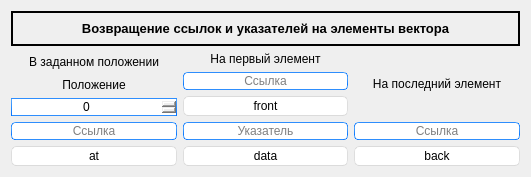
   <widget class="QWidget" name="">
    <property name="geometry">
     <rect>
      <x>630</x>
      <y>670</y>
      <width>531</width>
      <height>177</height>
     </rect>
    </property>
    <layout class="QVBoxLayout" name="verticalLayout_51">
     <item>
      <widget class="QLabel" name="label_20">
       <property name="font">
        <font>
         <pointsize>10</pointsize>
         <weight>75</weight>
         <bold>true</bold>
        </font>
       </property>
       <property name="styleSheet">
        <string notr="true">QLabel {
	color: #000000;
}</string>
       </property>
       <property name="frameShape">
        <enum>QFrame::Box</enum>
       </property>
       <property name="lineWidth">
        <number>2</number>
       </property>
       <property name="text">
        <string>Возвращение ссылок и указателей на элементы вектора</string>
       </property>
       <property name="alignment">
        <set>Qt::AlignCenter</set>
       </property>
      </widget>
     </item>
     <item>
      <layout class="QHBoxLayout" name="horizontalLayout_6">
       <item>
        <layout class="QVBoxLayout" name="verticalLayout_49">
         <item>
          <widget class="QLabel" name="label_23">
           <property name="styleSheet">
            <string notr="true">QLabel {
	color: #000000;
}</string>
           </property>
           <property name="text">
            <string>В заданном положении</string>
           </property>
           <property name="alignment">
            <set>Qt::AlignCenter</set>
           </property>
          </widget>
         </item>
         <item>
          <layout class="QVBoxLayout" name="verticalLayout_31">
           <item>
            <layout class="QVBoxLayout" name="verticalLayout_30">
             <item>
              <widget class="QLabel" name="label_24">
               <property name="styleSheet">
                <string notr="true">QLabel {
	color: #000000;
}</string>
               </property>
               <property name="text">
                <string>Положение</string>
               </property>
               <property name="alignment">
                <set>Qt::AlignCenter</set>
               </property>
              </widget>
             </item>
             <item>
              <widget class="QSpinBox" name="atSpin">
               <property name="styleSheet">
                <string notr="true">QSpinBox {
	border-style: solid;
	border-width: 1px;
	border-color: qlineargradient(spread:pad, x1:0.5, y1:1, x2:0.5, y2:0, stop:0 rgba(0, 113, 255, 255), stop:1 rgba(91, 171, 252, 255));
}</string>
               </property>
               <property name="alignment">
                <set>Qt::AlignCenter</set>
               </property>
              </widget>
             </item>
            </layout>
           </item>
           <item>
            <widget class="QLineEdit" name="atLine">
             <property name="styleSheet">
              <string notr="true">QLineEdit {
	border-width: 1px; border-radius: 4px;
	border-style: solid;
	border-color: qlineargradient(spread:pad, x1:0.5, y1:1, x2:0.5, y2:0, stop:0 rgba(0, 113, 255, 255), stop:1 rgba(91, 171, 252, 255));
}</string>
             </property>
             <property name="alignment">
              <set>Qt::AlignCenter</set>
             </property>
             <property name="readOnly">
              <bool>true</bool>
             </property>
             <property name="placeholderText">
              <string>Ссылка</string>
             </property>
            </widget>
           </item>
           <item>
            <widget class="QPushButton" name="at">
             <property name="styleSheet">
              <string notr="true">QPushButton{
	border-style: solid;
	border-top-color: qlineargradient(spread:pad, x1:0.5, y1:1, x2:0.5, y2:0, stop:0 rgb(215, 215, 215), stop:1 rgb(222, 222, 222));
	border-right-color: qlineargradient(spread:pad, x1:0, y1:0.5, x2:1, y2:0.5, stop:0 rgb(217, 217, 217), stop:1 rgb(227, 227, 227));
	border-left-color: qlineargradient(spread:pad, x1:0, y1:0.5, x2:1, y2:0.5, stop:0 rgb(227, 227, 227), stop:1 rgb(217, 217, 217));
	border-bottom-color: qlineargradient(spread:pad, x1:0.5, y1:1, x2:0.5, y2:0, stop:0 rgb(215, 215, 215), stop:1 rgb(222, 222, 222));
	border-width: 1px;
	border-radius: 5px;
	color: rgb(0,0,0);
	padding: 2px;
	background-color: rgb(255,255,255);
}
QPushButton::default{
	border-style: solid;
	border-top-color: qlineargradient(spread:pad, x1:0.5, y1:1, x2:0.5, y2:0, stop:0 rgb(215, 215, 215), stop:1 rgb(222, 222, 222));
	border-right-color: qlineargradient(spread:pad, x1:0, y1:0.5, x2:1, y2:0.5, stop:0 rgb(217, 217, 217), stop:1 rgb(227, 227, 227));
	border-left-color: qlineargradient(spread:pad, x1:0, y1:0.5, x2:1, y2:0.5, stop:0 rgb(227, 227, 227), stop:1 rgb(217, 217, 217));
	border-bottom-color: qlineargradient(spread:pad, x1:0.5, y1:1, x2:0.5, y2:0, stop:0 rgb(215, 215, 215), stop:1 rgb(222, 222, 222));
	border-width: 1px;
	border-radius: 5px;
	color: rgb(0,0,0);
	padding: 2px;
	background-color: rgb(255,255,255);
}
QPushButton:hover{
	border-style: solid;
	border-top-color: qlineargradient(spread:pad, x1:0.5, y1:1, x2:0.5, y2:0, stop:0 rgb(195, 195, 195), stop:1 rgb(222, 222, 222));
	border-right-color: qlineargradient(spread:pad, x1:0, y1:0.5, x2:1, y2:0.5, stop:0 rgb(197, 197, 197), stop:1 rgb(227, 227, 227));
	border-left-color: qlineargradient(spread:pad, x1:0, y1:0.5, x2:1, y2:0.5, stop:0 rgb(227, 227, 227), stop:1 rgb(197, 197, 197));
	border-bottom-color: qlineargradient(spread:pad, x1:0.5, y1:1, x2:0.5, y2:0, stop:0 rgb(195, 195, 195), stop:1 rgb(222, 222, 222));
	border-width: 1px;
	border-radius: 5px;
	color: rgb(0,0,0);
	padding: 2px;
	background-color: rgb(255,255,255);
}
QPushButton:pressed{
	border-style: solid;
	border-top-color: qlineargradient(spread:pad, x1:0.5, y1:1, x2:0.5, y2:0, stop:0 rgb(215, 215, 215), stop:1 rgb(222, 222, 222));
	border-right-color: qlineargradient(spread:pad, x1:0, y1:0.5, x2:1, y2:0.5, stop:0 rgb(217, 217, 217), stop:1 rgb(227, 227, 227));
	border-left-color: qlineargradient(spread:pad, x1:0, y1:0.5, x2:1, y2:0.5, stop:0 rgb(227, 227, 227), stop:1 rgb(217, 217, 217));
	border-bottom-color: qlineargradient(spread:pad, x1:0.5, y1:1, x2:0.5, y2:0, stop:0 rgb(215, 215, 215), stop:1 rgb(222, 222, 222));
	border-width: 1px;
	border-radius: 5px;
	color: rgb(0,0,0);
	padding: 2px;
	background-color: rgb(142,142,142);
}
QPushButton:disabled{
	border-style: solid;
	border-top-color: qlineargradient(spread:pad, x1:0.5, y1:1, x2:0.5, y2:0, stop:0 rgb(215, 215, 215), stop:1 rgb(222, 222, 222));
	border-right-color: qlineargradient(spread:pad, x1:0, y1:0.5, x2:1, y2:0.5, stop:0 rgb(217, 217, 217), stop:1 rgb(227, 227, 227));
	border-left-color: qlineargradient(spread:pad, x1:0, y1:0.5, x2:1, y2:0.5, stop:0 rgb(227, 227, 227), stop:1 rgb(217, 217, 217));
	border-bottom-color: qlineargradient(spread:pad, x1:0.5, y1:1, x2:0.5, y2:0, stop:0 rgb(215, 215, 215), stop:1 rgb(222, 222, 222));
	border-width: 1px;
	border-radius: 5px;
	color: #808086;
	padding: 2px;
	background-color: rgb(142,142,142);
}</string>
             </property>
             <property name="text">
              <string>at</string>
             </property>
            </widget>
           </item>
          </layout>
         </item>
        </layout>
       </item>
       <item>
        <layout class="QVBoxLayout" name="verticalLayout_50">
         <item>
          <layout class="QVBoxLayout" name="verticalLayout_47">
           <item>
            <widget class="QLabel" name="label_21">
             <property name="styleSheet">
              <string notr="true">QLabel {
	color: #000000;
}</string>
             </property>
             <property name="text">
              <string>На первый элемент</string>
             </property>
             <property name="alignment">
              <set>Qt::AlignCenter</set>
             </property>
            </widget>
           </item>
           <item>
            <layout class="QVBoxLayout" name="verticalLayout_10">
             <item>
              <widget class="QLineEdit" name="frontLine">
               <property name="styleSheet">
                <string notr="true">QLineEdit {
	border-width: 1px; border-radius: 4px;
	border-style: solid;
	border-color: qlineargradient(spread:pad, x1:0.5, y1:1, x2:0.5, y2:0, stop:0 rgba(0, 113, 255, 255), stop:1 rgba(91, 171, 252, 255));
}</string>
               </property>
               <property name="text">
                <string/>
               </property>
               <property name="alignment">
                <set>Qt::AlignCenter</set>
               </property>
               <property name="readOnly">
                <bool>true</bool>
               </property>
               <property name="placeholderText">
                <string>Ссылка</string>
               </property>
              </widget>
             </item>
             <item>
              <widget class="QPushButton" name="front">
               <property name="styleSheet">
                <string notr="true">QPushButton{
	border-style: solid;
	border-top-color: qlineargradient(spread:pad, x1:0.5, y1:1, x2:0.5, y2:0, stop:0 rgb(215, 215, 215), stop:1 rgb(222, 222, 222));
	border-right-color: qlineargradient(spread:pad, x1:0, y1:0.5, x2:1, y2:0.5, stop:0 rgb(217, 217, 217), stop:1 rgb(227, 227, 227));
	border-left-color: qlineargradient(spread:pad, x1:0, y1:0.5, x2:1, y2:0.5, stop:0 rgb(227, 227, 227), stop:1 rgb(217, 217, 217));
	border-bottom-color: qlineargradient(spread:pad, x1:0.5, y1:1, x2:0.5, y2:0, stop:0 rgb(215, 215, 215), stop:1 rgb(222, 222, 222));
	border-width: 1px;
	border-radius: 5px;
	color: rgb(0,0,0);
	padding: 2px;
	background-color: rgb(255,255,255);
}
QPushButton::default{
	border-style: solid;
	border-top-color: qlineargradient(spread:pad, x1:0.5, y1:1, x2:0.5, y2:0, stop:0 rgb(215, 215, 215), stop:1 rgb(222, 222, 222));
	border-right-color: qlineargradient(spread:pad, x1:0, y1:0.5, x2:1, y2:0.5, stop:0 rgb(217, 217, 217), stop:1 rgb(227, 227, 227));
	border-left-color: qlineargradient(spread:pad, x1:0, y1:0.5, x2:1, y2:0.5, stop:0 rgb(227, 227, 227), stop:1 rgb(217, 217, 217));
	border-bottom-color: qlineargradient(spread:pad, x1:0.5, y1:1, x2:0.5, y2:0, stop:0 rgb(215, 215, 215), stop:1 rgb(222, 222, 222));
	border-width: 1px;
	border-radius: 5px;
	color: rgb(0,0,0);
	padding: 2px;
	background-color: rgb(255,255,255);
}
QPushButton:hover{
	border-style: solid;
	border-top-color: qlineargradient(spread:pad, x1:0.5, y1:1, x2:0.5, y2:0, stop:0 rgb(195, 195, 195), stop:1 rgb(222, 222, 222));
	border-right-color: qlineargradient(spread:pad, x1:0, y1:0.5, x2:1, y2:0.5, stop:0 rgb(197, 197, 197), stop:1 rgb(227, 227, 227));
	border-left-color: qlineargradient(spread:pad, x1:0, y1:0.5, x2:1, y2:0.5, stop:0 rgb(227, 227, 227), stop:1 rgb(197, 197, 197));
	border-bottom-color: qlineargradient(spread:pad, x1:0.5, y1:1, x2:0.5, y2:0, stop:0 rgb(195, 195, 195), stop:1 rgb(222, 222, 222));
	border-width: 1px;
	border-radius: 5px;
	color: rgb(0,0,0);
	padding: 2px;
	background-color: rgb(255,255,255);
}
QPushButton:pressed{
	border-style: solid;
	border-top-color: qlineargradient(spread:pad, x1:0.5, y1:1, x2:0.5, y2:0, stop:0 rgb(215, 215, 215), stop:1 rgb(222, 222, 222));
	border-right-color: qlineargradient(spread:pad, x1:0, y1:0.5, x2:1, y2:0.5, stop:0 rgb(217, 217, 217), stop:1 rgb(227, 227, 227));
	border-left-color: qlineargradient(spread:pad, x1:0, y1:0.5, x2:1, y2:0.5, stop:0 rgb(227, 227, 227), stop:1 rgb(217, 217, 217));
	border-bottom-color: qlineargradient(spread:pad, x1:0.5, y1:1, x2:0.5, y2:0, stop:0 rgb(215, 215, 215), stop:1 rgb(222, 222, 222));
	border-width: 1px;
	border-radius: 5px;
	color: rgb(0,0,0);
	padding: 2px;
	background-color: rgb(142,142,142);
}
QPushButton:disabled{
	border-style: solid;
	border-top-color: qlineargradient(spread:pad, x1:0.5, y1:1, x2:0.5, y2:0, stop:0 rgb(215, 215, 215), stop:1 rgb(222, 222, 222));
	border-right-color: qlineargradient(spread:pad, x1:0, y1:0.5, x2:1, y2:0.5, stop:0 rgb(217, 217, 217), stop:1 rgb(227, 227, 227));
	border-left-color: qlineargradient(spread:pad, x1:0, y1:0.5, x2:1, y2:0.5, stop:0 rgb(227, 227, 227), stop:1 rgb(217, 217, 217));
	border-bottom-color: qlineargradient(spread:pad, x1:0.5, y1:1, x2:0.5, y2:0, stop:0 rgb(215, 215, 215), stop:1 rgb(222, 222, 222));
	border-width: 1px;
	border-radius: 5px;
	color: #808086;
	padding: 2px;
	background-color: rgb(142,142,142);
}</string>
               </property>
               <property name="text">
                <string>front</string>
               </property>
              </widget>
             </item>
            </layout>
           </item>
          </layout>
         </item>
         <item>
          <layout class="QVBoxLayout" name="verticalLayout_6">
           <item>
            <widget class="QLineEdit" name="dataLine">
             <property name="styleSheet">
              <string notr="true">QLineEdit {
	border-width: 1px; border-radius: 4px;
	border-style: solid;
	border-color: qlineargradient(spread:pad, x1:0.5, y1:1, x2:0.5, y2:0, stop:0 rgba(0, 113, 255, 255), stop:1 rgba(91, 171, 252, 255));
}</string>
             </property>
             <property name="text">
              <string/>
             </property>
             <property name="alignment">
              <set>Qt::AlignCenter</set>
             </property>
             <property name="readOnly">
              <bool>true</bool>
             </property>
             <property name="placeholderText">
              <string>Указатель</string>
             </property>
            </widget>
           </item>
           <item>
            <widget class="QPushButton" name="data">
             <property name="styleSheet">
              <string notr="true">QPushButton{
	border-style: solid;
	border-top-color: qlineargradient(spread:pad, x1:0.5, y1:1, x2:0.5, y2:0, stop:0 rgb(215, 215, 215), stop:1 rgb(222, 222, 222));
	border-right-color: qlineargradient(spread:pad, x1:0, y1:0.5, x2:1, y2:0.5, stop:0 rgb(217, 217, 217), stop:1 rgb(227, 227, 227));
	border-left-color: qlineargradient(spread:pad, x1:0, y1:0.5, x2:1, y2:0.5, stop:0 rgb(227, 227, 227), stop:1 rgb(217, 217, 217));
	border-bottom-color: qlineargradient(spread:pad, x1:0.5, y1:1, x2:0.5, y2:0, stop:0 rgb(215, 215, 215), stop:1 rgb(222, 222, 222));
	border-width: 1px;
	border-radius: 5px;
	color: rgb(0,0,0);
	padding: 2px;
	background-color: rgb(255,255,255);
}
QPushButton::default{
	border-style: solid;
	border-top-color: qlineargradient(spread:pad, x1:0.5, y1:1, x2:0.5, y2:0, stop:0 rgb(215, 215, 215), stop:1 rgb(222, 222, 222));
	border-right-color: qlineargradient(spread:pad, x1:0, y1:0.5, x2:1, y2:0.5, stop:0 rgb(217, 217, 217), stop:1 rgb(227, 227, 227));
	border-left-color: qlineargradient(spread:pad, x1:0, y1:0.5, x2:1, y2:0.5, stop:0 rgb(227, 227, 227), stop:1 rgb(217, 217, 217));
	border-bottom-color: qlineargradient(spread:pad, x1:0.5, y1:1, x2:0.5, y2:0, stop:0 rgb(215, 215, 215), stop:1 rgb(222, 222, 222));
	border-width: 1px;
	border-radius: 5px;
	color: rgb(0,0,0);
	padding: 2px;
	background-color: rgb(255,255,255);
}
QPushButton:hover{
	border-style: solid;
	border-top-color: qlineargradient(spread:pad, x1:0.5, y1:1, x2:0.5, y2:0, stop:0 rgb(195, 195, 195), stop:1 rgb(222, 222, 222));
	border-right-color: qlineargradient(spread:pad, x1:0, y1:0.5, x2:1, y2:0.5, stop:0 rgb(197, 197, 197), stop:1 rgb(227, 227, 227));
	border-left-color: qlineargradient(spread:pad, x1:0, y1:0.5, x2:1, y2:0.5, stop:0 rgb(227, 227, 227), stop:1 rgb(197, 197, 197));
	border-bottom-color: qlineargradient(spread:pad, x1:0.5, y1:1, x2:0.5, y2:0, stop:0 rgb(195, 195, 195), stop:1 rgb(222, 222, 222));
	border-width: 1px;
	border-radius: 5px;
	color: rgb(0,0,0);
	padding: 2px;
	background-color: rgb(255,255,255);
}
QPushButton:pressed{
	border-style: solid;
	border-top-color: qlineargradient(spread:pad, x1:0.5, y1:1, x2:0.5, y2:0, stop:0 rgb(215, 215, 215), stop:1 rgb(222, 222, 222));
	border-right-color: qlineargradient(spread:pad, x1:0, y1:0.5, x2:1, y2:0.5, stop:0 rgb(217, 217, 217), stop:1 rgb(227, 227, 227));
	border-left-color: qlineargradient(spread:pad, x1:0, y1:0.5, x2:1, y2:0.5, stop:0 rgb(227, 227, 227), stop:1 rgb(217, 217, 217));
	border-bottom-color: qlineargradient(spread:pad, x1:0.5, y1:1, x2:0.5, y2:0, stop:0 rgb(215, 215, 215), stop:1 rgb(222, 222, 222));
	border-width: 1px;
	border-radius: 5px;
	color: rgb(0,0,0);
	padding: 2px;
	background-color: rgb(142,142,142);
}
QPushButton:disabled{
	border-style: solid;
	border-top-color: qlineargradient(spread:pad, x1:0.5, y1:1, x2:0.5, y2:0, stop:0 rgb(215, 215, 215), stop:1 rgb(222, 222, 222));
	border-right-color: qlineargradient(spread:pad, x1:0, y1:0.5, x2:1, y2:0.5, stop:0 rgb(217, 217, 217), stop:1 rgb(227, 227, 227));
	border-left-color: qlineargradient(spread:pad, x1:0, y1:0.5, x2:1, y2:0.5, stop:0 rgb(227, 227, 227), stop:1 rgb(217, 217, 217));
	border-bottom-color: qlineargradient(spread:pad, x1:0.5, y1:1, x2:0.5, y2:0, stop:0 rgb(215, 215, 215), stop:1 rgb(222, 222, 222));
	border-width: 1px;
	border-radius: 5px;
	color: #808086;
	padding: 2px;
	background-color: rgb(142,142,142);
}</string>
             </property>
             <property name="text">
              <string>data</string>
             </property>
            </widget>
           </item>
          </layout>
         </item>
        </layout>
       </item>
       <item>
        <layout class="QVBoxLayout" name="verticalLayout_48">
         <item>
          <widget class="QLabel" name="label_22">
           <property name="styleSheet">
            <string notr="true">QLabel {
	color: #000000;
}</string>
           </property>
           <property name="text">
            <string>На последний элемент</string>
           </property>
           <property name="alignment">
            <set>Qt::AlignCenter</set>
           </property>
          </widget>
         </item>
         <item>
          <layout class="QVBoxLayout" name="verticalLayout_7">
           <item>
            <widget class="QLineEdit" name="backLine">
             <property name="styleSheet">
              <string notr="true">QLineEdit {
	border-width: 1px; border-radius: 4px;
	border-style: solid;
	border-color: qlineargradient(spread:pad, x1:0.5, y1:1, x2:0.5, y2:0, stop:0 rgba(0, 113, 255, 255), stop:1 rgba(91, 171, 252, 255));
}</string>
             </property>
             <property name="alignment">
              <set>Qt::AlignCenter</set>
             </property>
             <property name="readOnly">
              <bool>true</bool>
             </property>
             <property name="placeholderText">
              <string>Ссылка</string>
             </property>
            </widget>
           </item>
           <item>
            <widget class="QPushButton" name="back">
             <property name="styleSheet">
              <string notr="true">QPushButton{
	border-style: solid;
	border-top-color: qlineargradient(spread:pad, x1:0.5, y1:1, x2:0.5, y2:0, stop:0 rgb(215, 215, 215), stop:1 rgb(222, 222, 222));
	border-right-color: qlineargradient(spread:pad, x1:0, y1:0.5, x2:1, y2:0.5, stop:0 rgb(217, 217, 217), stop:1 rgb(227, 227, 227));
	border-left-color: qlineargradient(spread:pad, x1:0, y1:0.5, x2:1, y2:0.5, stop:0 rgb(227, 227, 227), stop:1 rgb(217, 217, 217));
	border-bottom-color: qlineargradient(spread:pad, x1:0.5, y1:1, x2:0.5, y2:0, stop:0 rgb(215, 215, 215), stop:1 rgb(222, 222, 222));
	border-width: 1px;
	border-radius: 5px;
	color: rgb(0,0,0);
	padding: 2px;
	background-color: rgb(255,255,255);
}
QPushButton::default{
	border-style: solid;
	border-top-color: qlineargradient(spread:pad, x1:0.5, y1:1, x2:0.5, y2:0, stop:0 rgb(215, 215, 215), stop:1 rgb(222, 222, 222));
	border-right-color: qlineargradient(spread:pad, x1:0, y1:0.5, x2:1, y2:0.5, stop:0 rgb(217, 217, 217), stop:1 rgb(227, 227, 227));
	border-left-color: qlineargradient(spread:pad, x1:0, y1:0.5, x2:1, y2:0.5, stop:0 rgb(227, 227, 227), stop:1 rgb(217, 217, 217));
	border-bottom-color: qlineargradient(spread:pad, x1:0.5, y1:1, x2:0.5, y2:0, stop:0 rgb(215, 215, 215), stop:1 rgb(222, 222, 222));
	border-width: 1px;
	border-radius: 5px;
	color: rgb(0,0,0);
	padding: 2px;
	background-color: rgb(255,255,255);
}
QPushButton:hover{
	border-style: solid;
	border-top-color: qlineargradient(spread:pad, x1:0.5, y1:1, x2:0.5, y2:0, stop:0 rgb(195, 195, 195), stop:1 rgb(222, 222, 222));
	border-right-color: qlineargradient(spread:pad, x1:0, y1:0.5, x2:1, y2:0.5, stop:0 rgb(197, 197, 197), stop:1 rgb(227, 227, 227));
	border-left-color: qlineargradient(spread:pad, x1:0, y1:0.5, x2:1, y2:0.5, stop:0 rgb(227, 227, 227), stop:1 rgb(197, 197, 197));
	border-bottom-color: qlineargradient(spread:pad, x1:0.5, y1:1, x2:0.5, y2:0, stop:0 rgb(195, 195, 195), stop:1 rgb(222, 222, 222));
	border-width: 1px;
	border-radius: 5px;
	color: rgb(0,0,0);
	padding: 2px;
	background-color: rgb(255,255,255);
}
QPushButton:pressed{
	border-style: solid;
	border-top-color: qlineargradient(spread:pad, x1:0.5, y1:1, x2:0.5, y2:0, stop:0 rgb(215, 215, 215), stop:1 rgb(222, 222, 222));
	border-right-color: qlineargradient(spread:pad, x1:0, y1:0.5, x2:1, y2:0.5, stop:0 rgb(217, 217, 217), stop:1 rgb(227, 227, 227));
	border-left-color: qlineargradient(spread:pad, x1:0, y1:0.5, x2:1, y2:0.5, stop:0 rgb(227, 227, 227), stop:1 rgb(217, 217, 217));
	border-bottom-color: qlineargradient(spread:pad, x1:0.5, y1:1, x2:0.5, y2:0, stop:0 rgb(215, 215, 215), stop:1 rgb(222, 222, 222));
	border-width: 1px;
	border-radius: 5px;
	color: rgb(0,0,0);
	padding: 2px;
	background-color: rgb(142,142,142);
}
QPushButton:disabled{
	border-style: solid;
	border-top-color: qlineargradient(spread:pad, x1:0.5, y1:1, x2:0.5, y2:0, stop:0 rgb(215, 215, 215), stop:1 rgb(222, 222, 222));
	border-right-color: qlineargradient(spread:pad, x1:0, y1:0.5, x2:1, y2:0.5, stop:0 rgb(217, 217, 217), stop:1 rgb(227, 227, 227));
	border-left-color: qlineargradient(spread:pad, x1:0, y1:0.5, x2:1, y2:0.5, stop:0 rgb(227, 227, 227), stop:1 rgb(217, 217, 217));
	border-bottom-color: qlineargradient(spread:pad, x1:0.5, y1:1, x2:0.5, y2:0, stop:0 rgb(215, 215, 215), stop:1 rgb(222, 222, 222));
	border-width: 1px;
	border-radius: 5px;
	color: #808086;
	padding: 2px;
	background-color: rgb(142,142,142);
}</string>
             </property>
             <property name="text">
              <string>back</string>
             </property>
            </widget>
           </item>
          </layout>
         </item>
        </layout>
       </item>
      </layout>
     </item>
    </layout>
   </widget>
